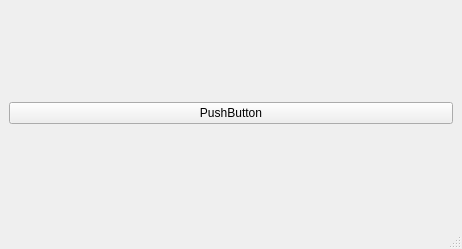
<?xml version="1.0" encoding="UTF-8"?>
<ui version="4.0">
 <class>MainWindow</class>
 <widget class="QMainWindow" name="MainWindow">
  <property name="geometry">
   <rect>
    <x>0</x>
    <y>0</y>
    <width>462</width>
    <height>249</height>
   </rect>
  </property>
  <property name="windowTitle">
   <string>MainWindow</string>
  </property>
  <widget class="QWidget" name="centralwidget">
   <layout class="QGridLayout" name="gridLayout">
    <item row="0" column="0">
     <widget class="QPushButton" name="SEA">
      <property name="text">
       <string>PushButton</string>
      </property>
     </widget>
    </item>
   </layout>
  </widget>
  <widget class="QMenuBar" name="menubar">
   <property name="geometry">
    <rect>
     <x>0</x>
     <y>0</y>
     <width>462</width>
     <height>21</height>
    </rect>
   </property>
  </widget>
  <widget class="QStatusBar" name="statusbar"/>
 </widget>
 <resources/>
 <connections/>
</ui>
